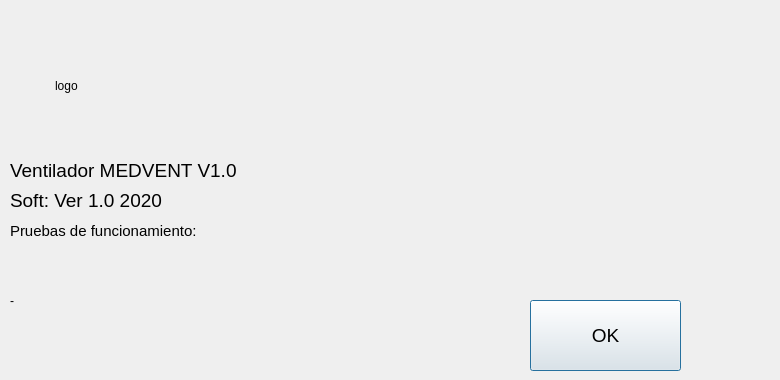
<?xml version="1.0" encoding="UTF-8"?>
<ui version="4.0">
 <class>Homewidow</class>
 <widget class="QDialog" name="Homewidow">
  <property name="geometry">
   <rect>
    <x>0</x>
    <y>0</y>
    <width>780</width>
    <height>380</height>
   </rect>
  </property>
  <property name="windowTitle">
   <string>Dialog</string>
  </property>
  <widget class="QLabel" name="label_logo">
   <property name="geometry">
    <rect>
     <x>55</x>
     <y>20</y>
     <width>671</width>
     <height>131</height>
    </rect>
   </property>
   <property name="text">
    <string>logo</string>
   </property>
  </widget>
  <widget class="QLabel" name="label">
   <property name="geometry">
    <rect>
     <x>10</x>
     <y>160</y>
     <width>281</width>
     <height>21</height>
    </rect>
   </property>
   <property name="font">
    <font>
     <pointsize>14</pointsize>
    </font>
   </property>
   <property name="text">
    <string>Ventilador MEDVENT V1.0 </string>
   </property>
  </widget>
  <widget class="QLabel" name="label_2">
   <property name="geometry">
    <rect>
     <x>10</x>
     <y>190</y>
     <width>281</width>
     <height>21</height>
    </rect>
   </property>
   <property name="font">
    <font>
     <pointsize>14</pointsize>
    </font>
   </property>
   <property name="text">
    <string>Soft: Ver 1.0 2020 </string>
   </property>
  </widget>
  <widget class="QLabel" name="label_3">
   <property name="geometry">
    <rect>
     <x>10</x>
     <y>220</y>
     <width>481</width>
     <height>21</height>
    </rect>
   </property>
   <property name="font">
    <font>
     <pointsize>11</pointsize>
    </font>
   </property>
   <property name="text">
    <string>Pruebas de funcionamiento: </string>
   </property>
  </widget>
  <widget class="QPushButton" name="pushButton">
   <property name="geometry">
    <rect>
     <x>530</x>
     <y>300</y>
     <width>151</width>
     <height>71</height>
    </rect>
   </property>
   <property name="font">
    <font>
     <pointsize>14</pointsize>
    </font>
   </property>
   <property name="text">
    <string>OK</string>
   </property>
  </widget>
  <widget class="QLabel" name="label_status">
   <property name="geometry">
    <rect>
     <x>10</x>
     <y>240</y>
     <width>481</width>
     <height>121</height>
    </rect>
   </property>
   <property name="font">
    <font>
     <pointsize>9</pointsize>
    </font>
   </property>
   <property name="text">
    <string>-</string>
   </property>
  </widget>
 </widget>
 <resources/>
 <connections/>
</ui>
